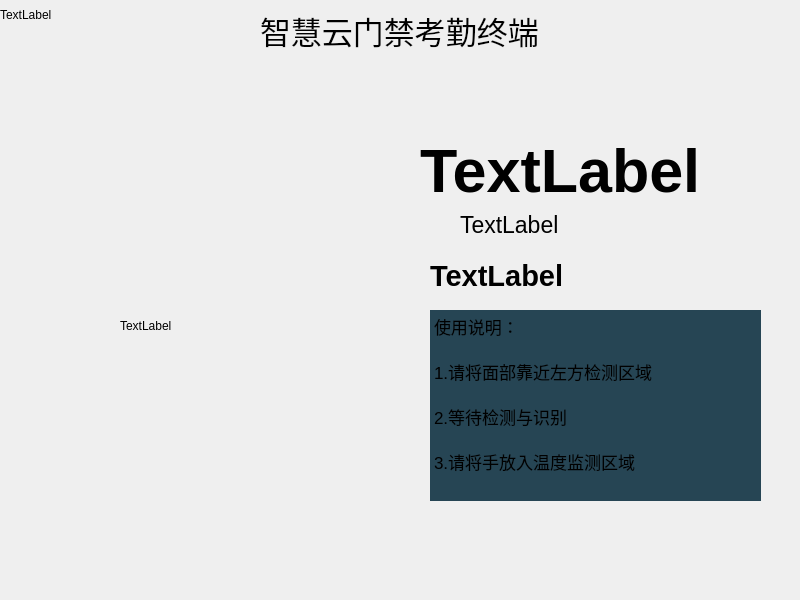
<?xml version="1.0" encoding="UTF-8"?>
<ui version="4.0">
 <class>MainWindow</class>
 <widget class="QMainWindow" name="MainWindow">
  <property name="geometry">
   <rect>
    <x>0</x>
    <y>0</y>
    <width>800</width>
    <height>600</height>
   </rect>
  </property>
  <property name="windowTitle">
   <string>MainWindow</string>
  </property>
  <widget class="QWidget" name="centralWidget">
   <widget class="QLabel" name="dateLabel">
    <property name="geometry">
     <rect>
      <x>460</x>
      <y>210</y>
      <width>171</width>
      <height>30</height>
     </rect>
    </property>
    <property name="font">
     <font>
      <pointsize>17</pointsize>
     </font>
    </property>
    <property name="text">
     <string>TextLabel</string>
    </property>
   </widget>
   <widget class="QLabel" name="camera">
    <property name="geometry">
     <rect>
      <x>120</x>
      <y>180</y>
      <width>241</width>
      <height>291</height>
     </rect>
    </property>
    <property name="text">
     <string>TextLabel</string>
    </property>
   </widget>
   <widget class="QLabel" name="timeLabel">
    <property name="geometry">
     <rect>
      <x>420</x>
      <y>140</y>
      <width>291</width>
      <height>61</height>
     </rect>
    </property>
    <property name="font">
     <font>
      <pointsize>46</pointsize>
      <weight>75</weight>
      <bold>true</bold>
     </font>
    </property>
    <property name="text">
     <string>TextLabel</string>
    </property>
   </widget>
   <widget class="QLabel" name="iconLabel">
    <property name="geometry">
     <rect>
      <x>0</x>
      <y>0</y>
      <width>191</width>
      <height>61</height>
     </rect>
    </property>
    <property name="text">
     <string/>
    </property>
    <property name="pixmap">
     <pixmap resource="images.qrc">:/new/prefix1/images/icon1.jpg</pixmap>
    </property>
   </widget>
   <widget class="QLabel" name="temLabel">
    <property name="geometry">
     <rect>
      <x>430</x>
      <y>260</y>
      <width>171</width>
      <height>31</height>
     </rect>
    </property>
    <property name="font">
     <font>
      <pointsize>22</pointsize>
      <weight>75</weight>
      <bold>true</bold>
     </font>
    </property>
    <property name="text">
     <string>TextLabel</string>
    </property>
   </widget>
   <widget class="QLabel" name="backLabel1">
    <property name="geometry">
     <rect>
      <x>0</x>
      <y>0</y>
      <width>640</width>
      <height>30</height>
     </rect>
    </property>
    <property name="text">
     <string>TextLabel</string>
    </property>
   </widget>
   <widget class="QLabel" name="titleLabel">
    <property name="geometry">
     <rect>
      <x>260</x>
      <y>10</y>
      <width>341</width>
      <height>41</height>
     </rect>
    </property>
    <property name="font">
     <font>
      <pointsize>23</pointsize>
     </font>
    </property>
    <property name="text">
     <string>智慧云门禁考勤终端</string>
    </property>
   </widget>
   <widget class="QTextBrowser" name="describeText">
    <property name="geometry">
     <rect>
      <x>430</x>
      <y>310</y>
      <width>331</width>
      <height>191</height>
     </rect>
    </property>
    <property name="font">
     <font>
      <pointsize>13</pointsize>
     </font>
    </property>
    <property name="styleSheet">
     <string notr="true">background-color: rgb(38, 69, 84)
</string>
    </property>
    <property name="frameShape">
     <enum>QFrame::NoFrame</enum>
    </property>
    <property name="html">
     <string>&lt;!DOCTYPE HTML PUBLIC &quot;-//W3C//DTD HTML 4.0//EN&quot; &quot;http://www.w3.org/TR/REC-html40/strict.dtd&quot;&gt;
&lt;html&gt;&lt;head&gt;&lt;meta name=&quot;qrichtext&quot; content=&quot;1&quot; /&gt;&lt;style type=&quot;text/css&quot;&gt;
p, li { white-space: pre-wrap; }
&lt;/style&gt;&lt;/head&gt;&lt;body style=&quot; font-family:'SimSun'; font-size:13pt; font-weight:400; font-style:normal;&quot;&gt;
&lt;p style=&quot; margin-top:0px; margin-bottom:0px; margin-left:0px; margin-right:0px; -qt-block-indent:0; text-indent:0px;&quot;&gt;&lt;span style=&quot; font-family:'Ubuntu';&quot;&gt;使用说明：&lt;/span&gt;&lt;/p&gt;
&lt;p style=&quot;-qt-paragraph-type:empty; margin-top:0px; margin-bottom:0px; margin-left:0px; margin-right:0px; -qt-block-indent:0; text-indent:0px; font-family:'Ubuntu';&quot;&gt;&lt;br /&gt;&lt;/p&gt;
&lt;p style=&quot; margin-top:0px; margin-bottom:0px; margin-left:0px; margin-right:0px; -qt-block-indent:0; text-indent:0px;&quot;&gt;&lt;span style=&quot; font-family:'Ubuntu';&quot;&gt;1.请将面部靠近左方检测区域&lt;/span&gt;&lt;/p&gt;
&lt;p style=&quot;-qt-paragraph-type:empty; margin-top:0px; margin-bottom:0px; margin-left:0px; margin-right:0px; -qt-block-indent:0; text-indent:0px; font-family:'Ubuntu';&quot;&gt;&lt;br /&gt;&lt;/p&gt;
&lt;p style=&quot; margin-top:0px; margin-bottom:0px; margin-left:0px; margin-right:0px; -qt-block-indent:0; text-indent:0px;&quot;&gt;&lt;span style=&quot; font-family:'Ubuntu';&quot;&gt;2.等待检测与识别&lt;/span&gt;&lt;/p&gt;
&lt;p style=&quot;-qt-paragraph-type:empty; margin-top:0px; margin-bottom:0px; margin-left:0px; margin-right:0px; -qt-block-indent:0; text-indent:0px; font-family:'Ubuntu';&quot;&gt;&lt;br /&gt;&lt;/p&gt;
&lt;p style=&quot; margin-top:0px; margin-bottom:0px; margin-left:0px; margin-right:0px; -qt-block-indent:0; text-indent:0px;&quot;&gt;&lt;span style=&quot; font-family:'Ubuntu';&quot;&gt;3.请将手放入温度监测区域&lt;/span&gt;&lt;/p&gt;&lt;/body&gt;&lt;/html&gt;</string>
    </property>
   </widget>
   <widget class="QLabel" name="backgroundLabel">
    <property name="geometry">
     <rect>
      <x>0</x>
      <y>0</y>
      <width>800</width>
      <height>600</height>
     </rect>
    </property>
    <property name="text">
     <string/>
    </property>
    <property name="pixmap">
     <pixmap resource="images.qrc">:/new/prefix1/images/background.jpg</pixmap>
    </property>
   </widget>
   <zorder>backLabel1</zorder>
   <zorder>backgroundLabel</zorder>
   <zorder>dateLabel</zorder>
   <zorder>camera</zorder>
   <zorder>timeLabel</zorder>
   <zorder>iconLabel</zorder>
   <zorder>temLabel</zorder>
   <zorder>titleLabel</zorder>
   <zorder>describeText</zorder>
  </widget>
 </widget>
 <layoutdefault spacing="6" margin="11"/>
 <resources>
  <include location="images.qrc"/>
 </resources>
 <connections/>
</ui>
